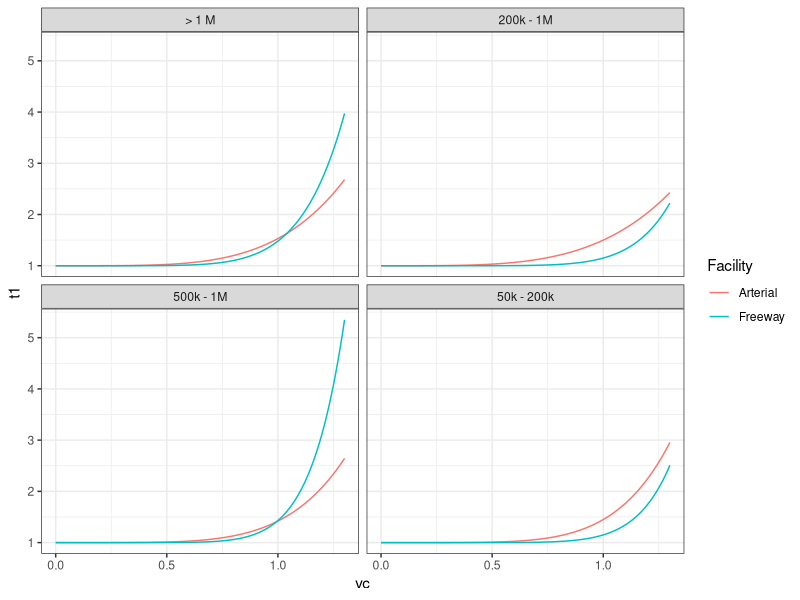

Write the R code that produced this figure.
## ---- chunk 1
knitr::opts_chunk$set(echo = TRUE, cache = TRUE)
library(tidyverse)
library(readxl)
## ---- chunk 2
bpr <- function(vc, alpha, beta) { (1 + alpha * (vc)^beta) }
bpr_coefs <- read_csv("data/bpr_coeffs.csv") %>%
  left_join(tibble(Facility = rep(c("Freeway", "Arterial"), each = 131),
                   vc = rep(seq(0, 1.30, by = 0.01), 2))) %>%
  mutate( t1 = bpr(vc, alpha, beta) )

ggplot(bpr_coefs, aes(x = vc, y = t1, color = Facility)) + 
  facet_wrap(~`MPO Size`) +
  geom_line() + theme_bw()
  
